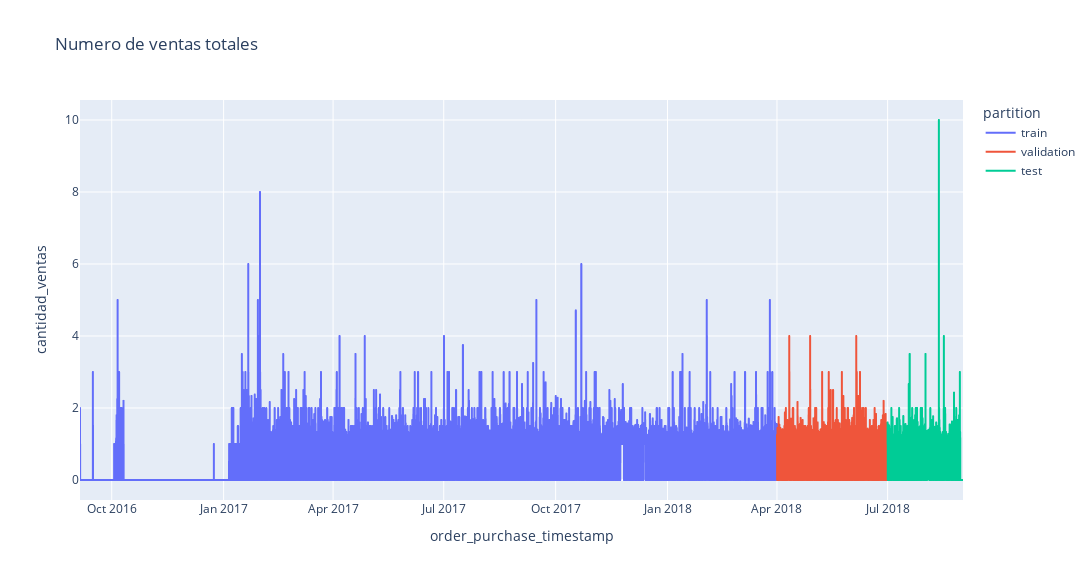

The notebook cell saved with this chart:
### Code cell
# Gráfica interactivo de la serie temporal
# ============================================================================
datos.loc[:fin_train, 'partition'] = 'train'
datos.loc[fin_train:fin_validacion, 'partition'] = 'validation'
datos.loc[fin_validacion:fin_test, 'partition'] = 'test'

fig = px.line(
    data_frame  = datos.reset_index(),
    x           = 'order_purchase_timestamp',
    y           = 'cantidad_ventas',
    color       = 'partition',
    title       = 'Numero de ventas totales',
    width       = 1200,
    height      = 580
)
fig.show()
datos=datos.drop(columns='partition')

### Figure 1 — Plotly figure (JSON) as saved in the notebook; plotly's stock layout.template omitted (floating-point values rounded to 4 significant figures; data arrays with more than 128 entries replaced by an {"elided": "..."} marker saying what was removed)
{"data": [{"hovertemplate": "partition=train<br>order_purchase_timestamp=%{x}<br>cantidad_ventas=%{y}<extra></extra>", "legendgroup": "train", "line": {"color": "#636efa", "dash": "solid"}, "marker": {"symbol": "circle"}, "mode": "lines", "name": "train", "showlegend": true, "type": "scattergl", "x": {"elided": "13753 str values"}, "xaxis": "x", "y": {"elided": "13753 float values"}, "yaxis": "y"}, {"hovertemplate": "partition=validation<br>order_purchase_timestamp=%{x}<br>cantidad_ventas=%{y}<extra></extra>", "legendgroup": "validation", "line": {"color": "#EF553B", "dash": "solid"}, "marker": {"symbol": "circle"}, "mode": "lines", "name": "validation", "showlegend": true, "type": "scattergl", "x": {"elided": "2184 str values"}, "xaxis": "x", "y": {"elided": "2184 float values"}, "yaxis": "y"}, {"hovertemplate": "partition=test<br>order_purchase_timestamp=%{x}<br>cantidad_ventas=%{y}<extra></extra>", "legendgroup": "test", "line": {"color": "#00cc96", "dash": "solid"}, "marker": {"symbol": "circle"}, "mode": "lines", "name": "test", "showlegend": true, "type": "scattergl", "x": {"elided": "1489 str values"}, "xaxis": "x", "y": {"elided": "1489 float values"}, "yaxis": "y"}], "layout": {"height": 580, "legend": {"title": {"text": "partition"}, "tracegroupgap": 0}, "title": {"text": "Numero de ventas totales"}, "width": 1200, "xaxis": {"anchor": "y", "domain": [0, 1], "title": {"text": "order_purchase_timestamp"}}, "yaxis": {"anchor": "x", "domain": [0, 1], "title": {"text": "cantidad_ventas"}}}}
